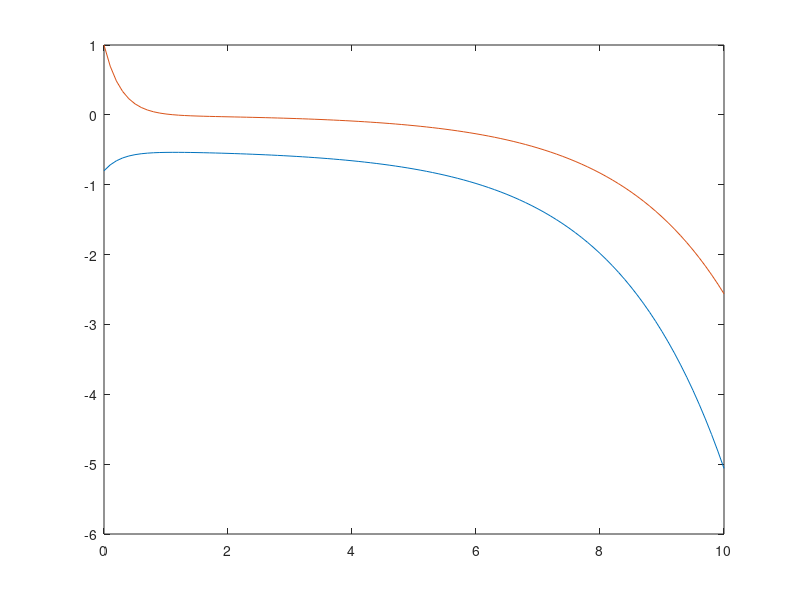

Source code (MATLAB):
t = (0 : 0.1 : 10).';
u = ones(size(t));

sys = ss([0, 1; 2, -3], [0;  1], [1, 0; 0, 1], [0; 0]);

y_imp = impulse(sys, t(end));
[y_sim, t_sim] = lsim(sys, u, t, [-0.8; 1].');

fprintf('Final value of impulse = (%f/%f)\n', y_imp(end, 1), y_imp(end, 2));
fprintf('Final value of simulation = (%f/%f)\n', y_sim(end, 1), y_sim(end, 2));

plot(t_sim, y_sim);